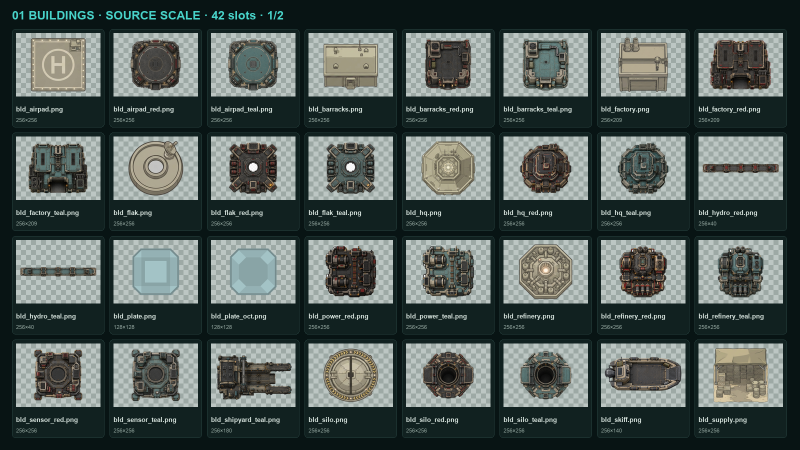
#> input picture image-audit/01-buildings-1.png, 1600 x 900 px (shown at 1/2 size)
$ python process_generated_sprite.py 01-buildings-1.png out.png
#> lines starting #> are read from the running program, lines starting #| are printed output that depends on the picture; after the words box and inside, x2 and y2 are one past the last pixel; in counts of white or black regions, pixels touching at a corner belong together
#> in main, source is the input picture: PIL image 1600x900 RGB; mean R, G, B 77.9, 88.9, 85.5
#!/usr/bin/env python3
"""Normalize a generated sprite while preserving its proportions and alpha edges.

Built-in image generation occasionally returns an opaque, baked checkerboard even
when transparency was requested.  This script flood-clears only the border-connected
background, then proportionally fits the surviving artwork inside a padded RGBA
canvas.  It never stretches the subject.

Usage:
    python3 image-audit/process_generated_sprite.py INPUT OUTPUT
    python3 image-audit/process_generated_sprite.py INPUT OUTPUT --canvas 256x209
"""

from __future__ import annotations

import argparse
from collections import deque
from pathlib import Path

from PIL import Image


def parse_canvas(value: str) -> tuple[int, int]:
    try:
        width, height = (int(part) for part in value.lower().split("x", 1))
    except (TypeError, ValueError) as exc:
        raise argparse.ArgumentTypeError("canvas must look like WIDTHxHEIGHT") from exc
    if width <= 0 or height <= 0:
        raise argparse.ArgumentTypeError("canvas dimensions must be positive")
    return width, height


def close_to_background(pixel: tuple[int, int, int, int], bg: tuple[int, int, int], tolerance: int) -> bool:
    return max(abs(pixel[channel] - bg[channel]) for channel in range(3)) <= tolerance


def clear_opaque_background(image: Image.Image, tolerance: int) -> Image.Image:
    """Clear only background-colored pixels connected to the canvas border."""
#> called with tolerance = 38
    rgba = image.convert("RGBA")
    alpha = rgba.getchannel("A")
#> alpha: PIL image 1600x900 L; every value is 255
    if alpha.getextrema()[0] < 255:
        return rgba

    width, height = rgba.size
#> width = 1600; height = 900
    px = rgba.load()
    corners = [px[0, 0], px[width - 1, 0], px[0, height - 1], px[width - 1, height - 1]]
#> corners = [(8, 20, 20, 255), (8, 20, 20, 255), (8, 20, 20, 255), (8, 20, 20, 255)]
    bg = tuple(sorted(c[channel] for c in corners)[len(corners) // 2] for channel in range(3))
#> bg = (8, 20, 20)

    seen = bytearray(width * height)
    queue: deque[tuple[int, int]] = deque()

    def enqueue(x: int, y: int) -> None:
        idx = y * width + x
        if not seen[idx] and close_to_background(px[x, y], bg, tolerance):
            seen[idx] = 1
            queue.append((x, y))

    for x in range(width):
        enqueue(x, 0)
        enqueue(x, height - 1)
    for y in range(height):
        enqueue(0, y)
        enqueue(width - 1, y)

    while queue:
        x, y = queue.popleft()
        px[x, y] = (0, 0, 0, 0)
        if x > 0:
            enqueue(x - 1, y)
        if x + 1 < width:
            enqueue(x + 1, y)
        if y > 0:
            enqueue(x, y - 1)
        if y + 1 < height:
            enqueue(x, y + 1)

    return rgba


def normalize(image: Image.Image, canvas: tuple[int, int], padding: int, tolerance: int) -> Image.Image:
    rgba = clear_opaque_background(image, tolerance)
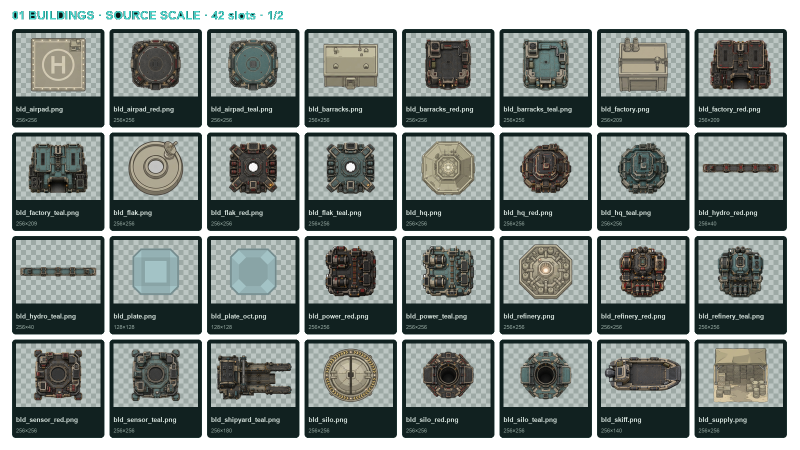
#> rgba: PIL image 1600x900 RGBA (shown at 1/2 size); mean R, G, B, A 76.4, 85.1, 81.8, 207; transparent parts drawn white
    alpha = rgba.getchannel("A")
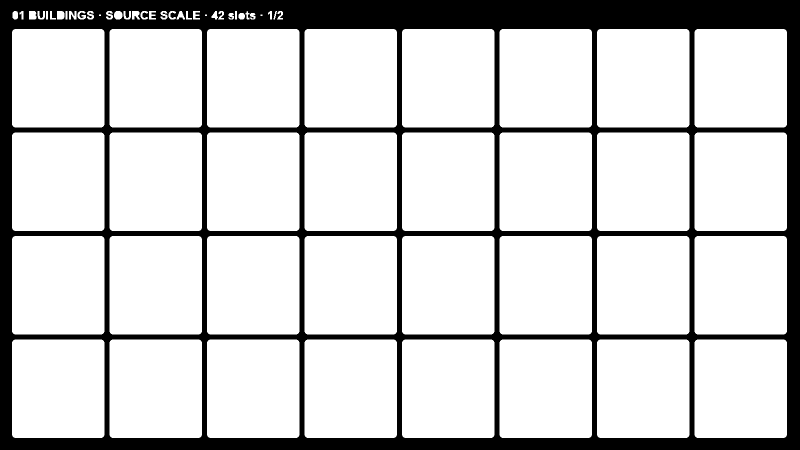
#> alpha: PIL image 1600x900 L (shown at 1/2 size); 81.2% white; 1 black region, box (x1, y1, x2, y2) and area: (0, 0, 1600, 900) 270901
    bbox = alpha.point(lambda value: 255 if value > 2 else 0).getbbox()
#> bbox = (24, 22, 1574, 876)
    if not bbox:
        raise ValueError("no visible artwork remained after background clearing")

    artwork = rgba.crop(bbox)
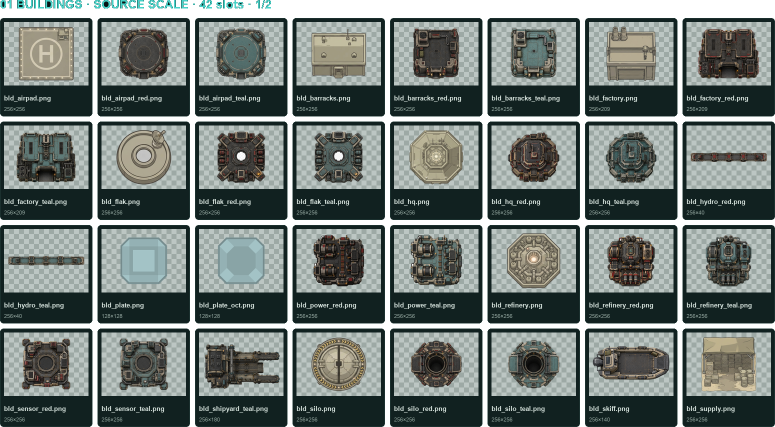
#> artwork: PIL image 1550x854 RGBA (shown at 1/2 size); mean R, G, B, A 83.1, 92.6, 89, 225.2; transparent parts drawn white
    target_width, target_height = canvas
    usable_width = target_width - padding * 2
    usable_height = target_height - padding * 2
    if usable_width <= 0 or usable_height <= 0:
        raise ValueError("padding leaves no usable canvas area")

    scale = min(usable_width / artwork.width, usable_height / artwork.height)
#> scale = 0.147
    size = (max(1, round(artwork.width * scale)), max(1, round(artwork.height * scale)))
#> size = (228, 126)
    artwork = artwork.resize(size, Image.Resampling.LANCZOS)
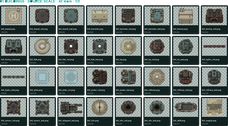
#> artwork: PIL image 228x126 RGBA; mean R, G, B, A 84.7, 95.9, 92.2, 224.3; transparent parts drawn white

    result = Image.new("RGBA", canvas, (0, 0, 0, 0))
#> result: PIL image 256x256 RGBA; every value is 0
    offset = ((target_width - size[0]) // 2, (target_height - size[1]) // 2)
#> offset = (14, 65)
    result.alpha_composite(artwork, offset)
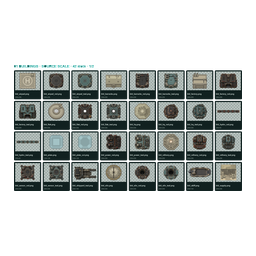
#> result: PIL image 256x256 RGBA; mean R, G, B, A 37.1, 42, 40.4, 98.3; transparent parts drawn white

    # Remove resampling dust while retaining the antialiased edge ramp.
    out_alpha = result.getchannel("A").point(lambda value: 0 if value <= 1 else value)
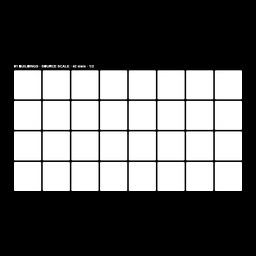
#> out_alpha: PIL image 256x256 L; min 0, max 255, mean 98.3
    result.putalpha(out_alpha)
    return result


def main() -> None:
    parser = argparse.ArgumentParser()
    parser.add_argument("input", type=Path)
    parser.add_argument("output", type=Path)
    parser.add_argument("--canvas", type=parse_canvas, default=(256, 256))
    parser.add_argument("--padding", type=int, default=14)
    parser.add_argument("--background-tolerance", type=int, default=38)
    args = parser.parse_args()

    with Image.open(args.input) as source:
        result = normalize(source, args.canvas, args.padding, args.background_tolerance)
    args.output.parent.mkdir(parents=True, exist_ok=True)
    result.save(args.output)

    alpha = result.getchannel("A")
    print(
        f"{args.input.name} -> {args.output} "
        f"canvas={result.width}x{result.height} alpha={alpha.getextrema()} bbox={alpha.getbbox()}"
    )
#| 01-buildings-1.png -> out.png canvas=256x256 alpha=(0, 255) bbox=(14, 65, 242, 191)


if __name__ == "__main__":
    main()

$ run again, on image-audit/02-units-static-2.png
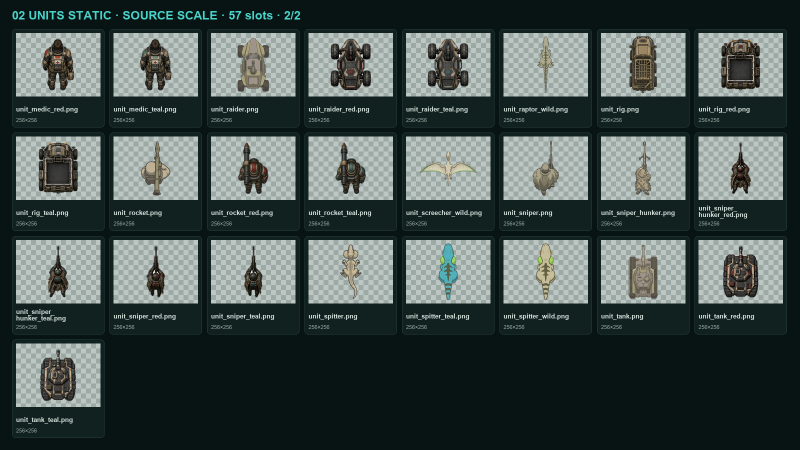
#> input picture image-audit/02-units-static-2.png, 1600 x 900 px (shown at 1/2 size)
#> in main, source is the input picture: PIL image 1600x900 RGB; mean R, G, B 68, 80.2, 78
#> corners = [(8, 20, 20, 255), (8, 20, 20, 255), (8, 20, 20, 255), (8, 20, 20, 255)]
#> bg = (8, 20, 20)
#> in normalize, `alpha = rgba.getchannel("A")`:
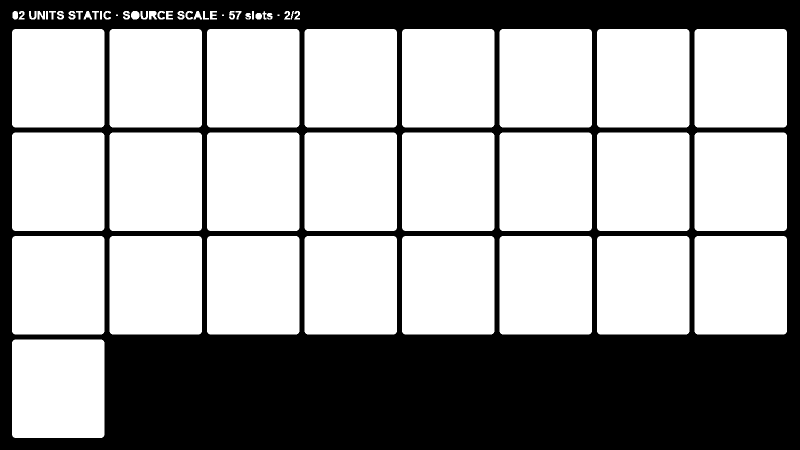
#> alpha: PIL image 1600x900 L (shown at 1/2 size); 63.5% white; 1 black region, box (x1, y1, x2, y2) and area: (0, 0, 1600, 900) 525640
#> bbox = (24, 22, 1574, 876)
#> in normalize, `out_alpha = result.getchannel("A").point(lambda value: 0 if value <= 1..`:
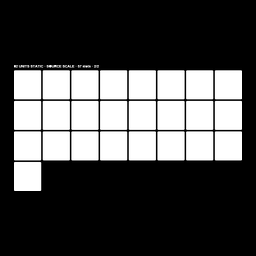
#> out_alpha: PIL image 256x256 L; min 0, max 255, mean 76.9
#| 02-units-static-2.png -> out.png canvas=256x256 alpha=(0, 255) bbox=(14, 65, 242, 191)
